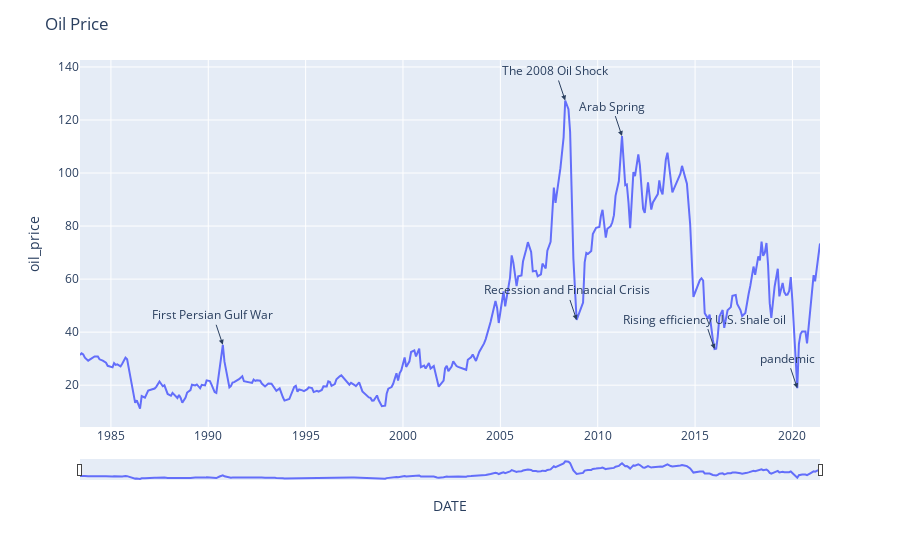

Notebook code for this chart:
### Markdown cell above
### Investigate oil price over time

### Code cell
# Constructing the graph using px.line and style it

fig = px.line(df, x='DATE', y='oil_price', line_shape='linear')
fig.update_layout(
    title=' Oil Price', 
    xaxis = dict(
        showgrid=True, 
        rangeslider = dict(
            visible=True, 
            thickness=0.05
        )
    ), 
    yaxis = dict(
        showgrid=True
    ), 
    legend = dict(
        orientation='v'
    ), 
    paper_bgcolor='#FFFFFF'
)
#Annonating using fig.add_annotation
fig.add_annotation(x='2008-5-1', y=127.35,
            text="The 2008 Oil Shock",
            showarrow=True,
            arrowhead=2)
fig.add_annotation(x='2008-12-01', y=44.6,
            text="Recession and Financial Crisis",
            showarrow=True,      
            arrowhead=2)
fig.add_annotation(x='1990-10-01', y=35.23,
            text="First Persian Gulf War",
            showarrow=True,
            arrowhead=2)
fig.add_annotation(x='2011-04-01', y=113.93,
            text="Arab Spring",
            showarrow=True,
            arrowhead=2)
fig.add_annotation(x='2016-01-01', y=33.62,
            text="Rising efficiency U.S. shale oil",
            showarrow=True,
            arrowhead=2)
fig.add_annotation(x='2020-04-01', y=18.84,
            text="pandemic",
            showarrow=True,
            arrowhead=2)

### Figure 1 — Plotly figure (JSON) as saved in the notebook; plotly's stock layout.template omitted (floating-point values rounded to 4 significant figures; data arrays with more than 128 entries replaced by an {"elided": "..."} marker saying what was removed)
{"data": [{"hovertemplate": "DATE=%{x}<br>oil_price=%{y}<extra></extra>", "legendgroup": "", "line": {"color": "#636efa", "dash": "solid", "shape": "linear"}, "marker": {"symbol": "circle"}, "mode": "lines", "name": "", "orientation": "v", "showlegend": false, "type": "scatter", "x": {"elided": "299 str values"}, "xaxis": "x", "y": {"elided": "299 float values"}, "yaxis": "y"}], "layout": {"annotations": [{"arrowhead": 2, "showarrow": true, "text": "The 2008 Oil Shock", "x": "2008-5-1", "y": 127.3}, {"arrowhead": 2, "showarrow": true, "text": "Recession and Financial Crisis", "x": "2008-12-01", "y": 44.6}, {"arrowhead": 2, "showarrow": true, "text": "First Persian Gulf War", "x": "1990-10-01", "y": 35.23}, {"arrowhead": 2, "showarrow": true, "text": "Arab Spring", "x": "2011-04-01", "y": 113.9}, {"arrowhead": 2, "showarrow": true, "text": "Rising efficiency U.S. shale oil", "x": "2016-01-01", "y": 33.62}, {"arrowhead": 2, "showarrow": true, "text": "pandemic", "x": "2020-04-01", "y": 18.84}], "legend": {"orientation": "v", "tracegroupgap": 0}, "margin": {"t": 60}, "paper_bgcolor": "#FFFFFF", "title": {"text": " Oil Price"}, "xaxis": {"anchor": "y", "domain": [0, 1], "rangeslider": {"thickness": 0.05, "visible": true}, "showgrid": true, "title": {"text": "DATE"}}, "yaxis": {"anchor": "x", "domain": [0, 1], "showgrid": true, "title": {"text": "oil_price"}}}}
